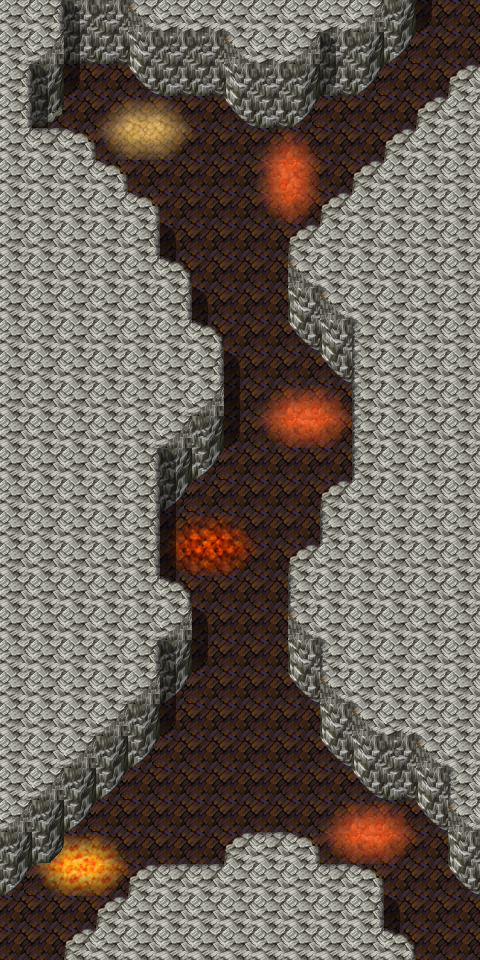

Below is a game level as drawn by its tile map, then a one-line description and the .tmx that defines it (tile-layer data replaced by summaries):
An orthogonal 15x30 tile map with 32x32 px tiles, 4 tile layers (Ground, Objects, Above, Light8), 11 hidden layers not drawn, 62 tilesets and 28 objects (11x replace, 10x script, 4x mapchange, 3x spawn).

<map version="1.5" tiledversion="1.7.2" orientation="orthogonal" renderorder="right-down" width="15" height="30" tilewidth="32" tileheight="32" infinite="0" nextlayerid="20" nextobjectid="74">
 <tileset firstgid="1" name="map_bed_1" tilewidth="32" tileheight="32" tilecount="128" columns="16">
  <image source="../drawable/map_bed_1.png" width="512" height="256" />
 </tileset>
 <tileset firstgid="129" name="map_border_1" tilewidth="32" tileheight="32" tilecount="128" columns="16">
  <image source="../drawable/map_border_1.png" width="512" height="256" />
 </tileset>
 <tileset firstgid="257" name="map_bridge_1" tilewidth="32" tileheight="32" tilecount="128" columns="16">
  <image source="../drawable/map_bridge_1.png" width="512" height="256" />
 </tileset>
 <tileset firstgid="385" name="map_bridge_2" tilewidth="32" tileheight="32" tilecount="128" columns="16">
  <image source="../drawable/map_bridge_2.png" width="512" height="256" />
 </tileset>
 <tileset firstgid="513" name="map_broken_1" tilewidth="32" tileheight="32" tilecount="128" columns="16">
  <image source="../drawable/map_broken_1.png" width="512" height="256" />
 </tileset>
 <tileset firstgid="641" name="map_cavewall_1" tilewidth="32" tileheight="32" tilecount="108" columns="18">
  <image source="../drawable/map_cavewall_1.png" width="576" height="192" />
 </tileset>
 <tileset firstgid="749" name="map_cavewall_2" tilewidth="32" tileheight="32" tilecount="108" columns="18">
  <image source="../drawable/map_cavewall_2.png" width="576" height="192" />
 </tileset>
 <tileset firstgid="857" name="map_cavewall_3" tilewidth="32" tileheight="32" tilecount="108" columns="18">
  <image source="../drawable/map_cavewall_3.png" width="576" height="192" />
 </tileset>
 <tileset firstgid="965" name="map_cavewall_4" tilewidth="32" tileheight="32" tilecount="108" columns="18">
  <image source="../drawable/map_cavewall_4.png" width="576" height="192" />
 </tileset>
 <tileset firstgid="1073" name="map_chair_table_1" tilewidth="32" tileheight="32" tilecount="128" columns="16">
  <image source="../drawable/map_chair_table_1.png" width="512" height="256" />
 </tileset>
 <tileset firstgid="1201" name="map_chair_table_2" tilewidth="32" tileheight="32" tilecount="128" columns="16">
  <image source="../drawable/map_chair_table_2.png" width="512" height="256" />
 </tileset>
 <tileset firstgid="1329" name="map_crate_1" tilewidth="32" tileheight="32" tilecount="128" columns="16">
  <image source="../drawable/map_crate_1.png" width="512" height="256" />
 </tileset>
 <tileset firstgid="1457" name="map_cupboard_1" tilewidth="32" tileheight="32" tilecount="128" columns="16">
  <image source="../drawable/map_cupboard_1.png" width="512" height="256" />
 </tileset>
 <tileset firstgid="1585" name="map_curtain_1" tilewidth="32" tileheight="32" tilecount="128" columns="16">
  <image source="../drawable/map_curtain_1.png" width="512" height="256" />
 </tileset>
 <tileset firstgid="1713" name="map_entrance_1" tilewidth="32" tileheight="32" tilecount="128" columns="16">
  <image source="../drawable/map_entrance_1.png" width="512" height="256" />
 </tileset>
 <tileset firstgid="1841" name="map_entrance_2" tilewidth="32" tileheight="32" tilecount="128" columns="16">
  <image source="../drawable/map_entrance_2.png" width="512" height="256" />
 </tileset>
 <tileset firstgid="1969" name="map_fence_1" tilewidth="32" tileheight="32" tilecount="128" columns="16">
  <image source="../drawable/map_fence_1.png" width="512" height="256" />
 </tileset>
 <tileset firstgid="2097" name="map_fence_2" tilewidth="32" tileheight="32" tilecount="128" columns="16">
  <image source="../drawable/map_fence_2.png" width="512" height="256" />
 </tileset>
 <tileset firstgid="2225" name="map_fence_3" tilewidth="32" tileheight="32" tilecount="128" columns="16">
  <image source="../drawable/map_fence_3.png" width="512" height="256" />
 </tileset>
 <tileset firstgid="2353" name="map_fence_4" tilewidth="32" tileheight="32" tilecount="128" columns="16">
  <image source="../drawable/map_fence_4.png" width="512" height="256" />
 </tileset>
 <tileset firstgid="2481" name="map_ground_1" tilewidth="32" tileheight="32" tilecount="128" columns="16">
  <image source="../drawable/map_ground_1.png" width="512" height="256" />
 </tileset>
 <tileset firstgid="2609" name="map_ground_2" tilewidth="32" tileheight="32" tilecount="128" columns="16">
  <image source="../drawable/map_ground_2.png" width="512" height="256" />
 </tileset>
 <tileset firstgid="2737" name="map_ground_3" tilewidth="32" tileheight="32" tilecount="128" columns="16">
  <image source="../drawable/map_ground_3.png" width="512" height="256" />
 </tileset>
 <tileset firstgid="2865" name="map_ground_4" tilewidth="32" tileheight="32" tilecount="128" columns="16">
  <image source="../drawable/map_ground_4.png" width="512" height="256" />
 </tileset>
 <tileset firstgid="2993" name="map_ground_5" tilewidth="32" tileheight="32" tilecount="128" columns="16">
  <image source="../drawable/map_ground_5.png" width="512" height="256" />
 </tileset>
 <tileset firstgid="3121" name="map_ground_6" tilewidth="32" tileheight="32" tilecount="128" columns="16">
  <image source="../drawable/map_ground_6.png" width="512" height="256" />
 </tileset>
 <tileset firstgid="3249" name="map_ground_7" tilewidth="32" tileheight="32" tilecount="128" columns="16">
  <image source="../drawable/map_ground_7.png" width="512" height="256" />
 </tileset>
 <tileset firstgid="3377" name="map_ground_8" tilewidth="32" tileheight="32" tilecount="128" columns="16">
  <image source="../drawable/map_ground_8.png" width="512" height="256" />
 </tileset>
 <tileset firstgid="3505" name="map_house_1" tilewidth="32" tileheight="32" tilecount="128" columns="16">
  <image source="../drawable/map_house_1.png" width="512" height="256" />
 </tileset>
 <tileset firstgid="3633" name="map_house_2" tilewidth="32" tileheight="32" tilecount="128" columns="16">
  <image source="../drawable/map_house_2.png" width="512" height="256" />
 </tileset>
 <tileset firstgid="3761" name="map_indoor_1" tilewidth="32" tileheight="32" tilecount="128" columns="16">
  <image source="../drawable/map_indoor_1.png" width="512" height="256" />
 </tileset>
 <tileset firstgid="3889" name="map_indoor_2" tilewidth="32" tileheight="32" tilecount="128" columns="16">
  <image source="../drawable/map_indoor_2.png" width="512" height="256" />
 </tileset>
 <tileset firstgid="4017" name="map_kitchen_1" tilewidth="32" tileheight="32" tilecount="128" columns="16">
  <image source="../drawable/map_kitchen_1.png" width="512" height="256" />
 </tileset>
 <tileset firstgid="4145" name="map_outdoor_1" tilewidth="32" tileheight="32" tilecount="128" columns="16">
  <image source="../drawable/map_outdoor_1.png" width="512" height="256" />
 </tileset>
 <tileset firstgid="4273" name="map_pillar_1" tilewidth="32" tileheight="32" tilecount="128" columns="16">
  <image source="../drawable/map_pillar_1.png" width="512" height="256" />
 </tileset>
 <tileset firstgid="4401" name="map_pillar_2" tilewidth="32" tileheight="32" tilecount="128" columns="16">
  <image source="../drawable/map_pillar_2.png" width="512" height="256" />
 </tileset>
 <tileset firstgid="4529" name="map_plant_1" tilewidth="32" tileheight="32" tilecount="128" columns="16">
  <image source="../drawable/map_plant_1.png" width="512" height="256" />
 </tileset>
 <tileset firstgid="4657" name="map_plant_2" tilewidth="32" tileheight="32" tilecount="128" columns="16">
  <image source="../drawable/map_plant_2.png" width="512" height="256" />
 </tileset>
 <tileset firstgid="4785" name="map_rock_1" tilewidth="32" tileheight="32" tilecount="128" columns="16">
  <image source="../drawable/map_rock_1.png" width="512" height="256" />
 </tileset>
 <tileset firstgid="4913" name="map_rock_2" tilewidth="32" tileheight="32" tilecount="128" columns="16">
  <image source="../drawable/map_rock_2.png" width="512" height="256" />
 </tileset>
 <tileset firstgid="5041" name="map_roof_1" tilewidth="32" tileheight="32" tilecount="128" columns="16">
  <image source="../drawable/map_roof_1.png" width="512" height="256" />
 </tileset>
 <tileset firstgid="5169" name="map_roof_2" tilewidth="32" tileheight="32" tilecount="128" columns="16">
  <image source="../drawable/map_roof_2.png" width="512" height="256" />
 </tileset>
 <tileset firstgid="5297" name="map_roof_3" tilewidth="32" tileheight="32" tilecount="128" columns="16">
  <image source="../drawable/map_roof_3.png" width="512" height="256" />
 </tileset>
 <tileset firstgid="5425" name="map_shop_1" tilewidth="32" tileheight="32" tilecount="128" columns="16">
  <image source="../drawable/map_shop_1.png" width="512" height="256" />
 </tileset>
 <tileset firstgid="5553" name="map_sign_ladder_1" tilewidth="32" tileheight="32" tilecount="128" columns="16">
  <image source="../drawable/map_sign_ladder_1.png" width="512" height="256" />
 </tileset>
 <tileset firstgid="5681" name="map_table_1" tilewidth="32" tileheight="32" tilecount="128" columns="16">
  <image source="../drawable/map_table_1.png" width="512" height="256" />
 </tileset>
 <tileset firstgid="5809" name="map_trail_1" tilewidth="32" tileheight="32" tilecount="128" columns="16">
  <image source="../drawable/map_trail_1.png" width="512" height="256" />
 </tileset>
 <tileset firstgid="5937" name="map_transition_1" tilewidth="32" tileheight="32" tilecount="128" columns="16">
  <image source="../drawable/map_transition_1.png" width="512" height="256" />
 </tileset>
 <tileset firstgid="6065" name="map_transition_2" tilewidth="32" tileheight="32" tilecount="128" columns="16">
  <image source="../drawable/map_transition_2.png" width="512" height="256" />
 </tileset>
 <tileset firstgid="6193" name="map_transition_3" tilewidth="32" tileheight="32" tilecount="128" columns="16">
  <image source="../drawable/map_transition_3.png" width="512" height="256" />
 </tileset>
 <tileset firstgid="6321" name="map_transition_4" tilewidth="32" tileheight="32" tilecount="128" columns="16">
  <image source="../drawable/map_transition_4.png" width="512" height="256" />
 </tileset>
 <tileset firstgid="6449" name="map_transition_5" tilewidth="32" tileheight="32" tilecount="128" columns="16">
  <image source="../drawable/map_transition_5.png" width="512" height="256" />
 </tileset>
 <tileset firstgid="6577" name="map_tree_1" tilewidth="32" tileheight="32" tilecount="128" columns="16">
  <image source="../drawable/map_tree_1.png" width="512" height="256" />
 </tileset>
 <tileset firstgid="6705" name="map_tree_2" tilewidth="32" tileheight="32" tilecount="128" columns="16">
  <image source="../drawable/map_tree_2.png" width="512" height="256" />
 </tileset>
 <tileset firstgid="6833" name="map_wall_1" tilewidth="32" tileheight="32" tilecount="128" columns="16">
  <image source="../drawable/map_wall_1.png" width="512" height="256" />
 </tileset>
 <tileset firstgid="6961" name="map_wall_2" tilewidth="32" tileheight="32" tilecount="120" columns="15">
  <image source="../drawable/map_wall_2.png" width="480" height="256" />
 </tileset>
 <tileset firstgid="7081" name="map_wall_3" tilewidth="32" tileheight="32" tilecount="120" columns="15">
  <image source="../drawable/map_wall_3.png" width="480" height="256" />
 </tileset>
 <tileset firstgid="7201" name="map_wall_4" tilewidth="32" tileheight="32" tilecount="120" columns="15">
  <image source="../drawable/map_wall_4.png" width="480" height="256" />
 </tileset>
 <tileset firstgid="7321" name="map_window_1" tilewidth="32" tileheight="32" tilecount="128" columns="16">
  <image source="../drawable/map_window_1.png" width="512" height="256" />
 </tileset>
 <tileset firstgid="7449" name="map_window_2" tilewidth="32" tileheight="32" tilecount="128" columns="16">
  <image source="../drawable/map_window_2.png" width="512" height="256" />
 </tileset>
 <tileset firstgid="7577" name="map_guynmart" tilewidth="32" tileheight="32" tilecount="128" columns="16">
  <image source="../drawable/map_guynmart.png" width="512" height="256" />
 </tileset>
 <tileset firstgid="7705" name="map_ratdom" tilewidth="32" tileheight="32" tilecount="108" columns="18">
  <image source="../drawable/map_ratdom.png" width="576" height="192" />
 </tileset>
 <layer id="1" name="Ground" width="15" height="30">
  <data>[450 cells, 449 non-empty, 17 distinct tile ids]</data>
 </layer>
 <layer id="2" name="Objects" width="15" height="30">
  <data>[450 cells, 40 non-empty, 27 distinct tile ids]</data>
 </layer>
 <layer id="3" name="Above" width="15" height="30">
  <data>[450 cells, 29 non-empty, 6 distinct tile ids]</data>
 </layer>
 <layer id="4" name="Top" width="15" height="30" visible="0">
  <data>[450 cells, 0 non-empty, 0 distinct tile ids]</data>
 </layer>
 <layer id="5" name="Walkable" width="15" height="30" visible="0">
  <data>[450 cells, 309 non-empty, 1 distinct tile ids]</data>
 </layer>
 <layer id="6" name="Light10" width="15" height="30" visible="0">
  <data>[450 cells, 450 non-empty, 1 distinct tile ids]</data>
 </layer>
 <layer id="7" name="Light1" width="15" height="30" visible="0">
  <data>[450 cells, 351 non-empty, 9 distinct tile ids]</data>
 </layer>
 <layer id="8" name="Light2" width="15" height="30" visible="0">
  <data>[450 cells, 361 non-empty, 8 distinct tile ids]</data>
 </layer>
 <layer id="9" name="Light3" width="15" height="30" visible="0">
  <data>[450 cells, 332 non-empty, 6 distinct tile ids]</data>
 </layer>
 <layer id="10" name="Light4" width="15" height="30" visible="0">
  <data>[450 cells, 330 non-empty, 6 distinct tile ids]</data>
 </layer>
 <layer id="11" name="Light5" width="15" height="30" visible="0">
  <data>[450 cells, 285 non-empty, 10 distinct tile ids]</data>
 </layer>
 <layer id="12" name="Light6" width="15" height="30" visible="0">
  <data>[450 cells, 238 non-empty, 10 distinct tile ids]</data>
 </layer>
 <layer id="13" name="Light7" width="15" height="30" visible="0">
  <data>[450 cells, 231 non-empty, 9 distinct tile ids]</data>
 </layer>
 <layer id="14" name="Light8" width="15" height="30">
  <data>[450 cells, 0 non-empty, 0 distinct tile ids]</data>
 </layer>
 <layer id="15" name="Compass" width="15" height="30" visible="0">
  <data>[450 cells, 450 non-empty, 2 distinct tile ids]</data>
 </layer>
 <objectgroup id="16" name="Mapevents" visible="0">
  <object id="57" name="south2" type="mapchange" x="416" y="896" width="64" height="64">
   <properties>
    <property name="map" value="ratdom_maze_542" />
    <property name="place" value="north1" />
   </properties>
  </object>
  <object id="58" name="south1" type="mapchange" x="0" y="896" width="64" height="64">
   <properties>
    <property name="map" value="ratdom_maze_541" />
    <property name="place" value="north2" />
   </properties>
  </object>
  <object id="59" name="north2" type="mapchange" x="416" y="0" width="64" height="64">
   <properties>
    <property name="map" value="ratdom_maze_522" />
    <property name="place" value="south1" />
   </properties>
  </object>
  <object id="60" name="north1" type="mapchange" x="0" y="0" width="64" height="64">
   <properties>
    <property name="map" value="ratdom_maze_521" />
    <property name="place" value="south2" />
   </properties>
  </object>
  <object id="61" name="ratdom_maze_light4" type="script" x="0" y="0" width="128" height="192">
   <properties>
    <property name="when" value="always" />
   </properties>
  </object>
  <object id="62" name="ratdom_maze_light3" type="script" x="352" y="0" width="128" height="192">
   <properties>
    <property name="when" value="always" />
   </properties>
  </object>
  <object id="63" name="ratdom_maze_light2" type="script" x="0" y="736" width="128" height="192">
   <properties>
    <property name="when" value="always" />
   </properties>
  </object>
  <object id="64" name="ratdom_maze_light1" type="script" x="352" y="768" width="128" height="192">
   <properties>
    <property name="when" value="always" />
   </properties>
  </object>
  <object id="38" name="ratdom_maze_light5" type="script" x="128" y="96" width="224" height="192">
   <properties>
    <property name="when" value="always" />
   </properties>
  </object>
  <object id="39" name="ratdom_maze_light6" type="script" x="128" y="639" width="224" height="256">
   <properties>
    <property name="when" value="always" />
   </properties>
  </object>
  <object id="47" name="ratdom_maze_light7" type="script" x="160" y="288" width="192" height="352">
   <properties>
    <property name="when" value="always" />
   </properties>
  </object>
  <object id="52" name="ratdom_rat_conv1" type="script" x="224" y="320" width="64" height="32" />
  <object id="53" name="ratdom_rat_conv2" type="script" x="224" y="416" width="128" height="32" />
  <object id="54" name="ratdom_rat_conv3" type="script" x="192" y="608" width="96" height="32" />
 </objectgroup>
 <objectgroup id="17" name="Spawn" visible="0">
  <object id="50" name="ratdom_rat" type="spawn" x="224" y="0" width="32" height="32" />
  <object id="44" name="ratdom_m8" type="spawn" x="160" y="288" width="192" height="416">
   <properties>
    <property name="quantity" value="2" />
    <property name="spawngroup" value="ratdom_m8" />
   </properties>
  </object>
  <object id="46" name="ratdom_maze_rat" type="spawn" x="288" y="704" width="128" height="192">
   <properties>
    <property name="quantity" value="1" />
    <property name="spawngroup" value="ratdom_maze_rat" />
   </properties>
  </object>
 </objectgroup>
 <objectgroup id="18" name="Keys" visible="0" />
 <objectgroup id="19" name="Replace" visible="0">
  <object id="27" name="ratdom_maze:10" type="replace" x="0" y="0" width="480" height="960" visible="0">
   <properties>
    <property name="Top" value="Light10" />
    <property name="requireId" value="ratdom_maze" />
    <property name="requireType" value="questProgress" />
    <property name="requireValue" value="10" />
   </properties>
  </object>
  <object id="65" name="ratdom_maze:4" type="replace" x="0" y="0" width="480" height="960" visible="0">
   <properties>
    <property name="Top" value="Light1" />
    <property name="requireId" value="ratdom_maze" />
    <property name="requireType" value="questProgress" />
    <property name="requireValue" value="4" />
   </properties>
  </object>
  <object id="66" name="ratdom_maze:3" type="replace" x="0" y="0" width="480" height="960" visible="0">
   <properties>
    <property name="Top" value="Light2" />
    <property name="requireId" value="ratdom_maze" />
    <property name="requireType" value="questProgress" />
    <property name="requireValue" value="3" />
   </properties>
  </object>
  <object id="67" name="ratdom_maze:2" type="replace" x="0" y="0" width="480" height="960" visible="0">
   <properties>
    <property name="Top" value="Light3" />
    <property name="requireId" value="ratdom_maze" />
    <property name="requireType" value="questProgress" />
    <property name="requireValue" value="2" />
   </properties>
  </object>
  <object id="68" name="ratdom_maze:1" type="replace" x="0" y="0" width="480" height="960" visible="0">
   <properties>
    <property name="Top" value="Light4" />
    <property name="requireId" value="ratdom_maze" />
    <property name="requireType" value="questProgress" />
    <property name="requireValue" value="1" />
   </properties>
  </object>
  <object id="25" name="ratdom_maze:5" type="replace" x="0" y="0" width="480" height="960" visible="0">
   <properties>
    <property name="Top" value="Light5" />
    <property name="requireId" value="ratdom_maze" />
    <property name="requireType" value="questProgress" />
    <property name="requireValue" value="5" />
   </properties>
  </object>
  </objectgroup>
</map>
<!-- 5 of 28 objects omitted -->
